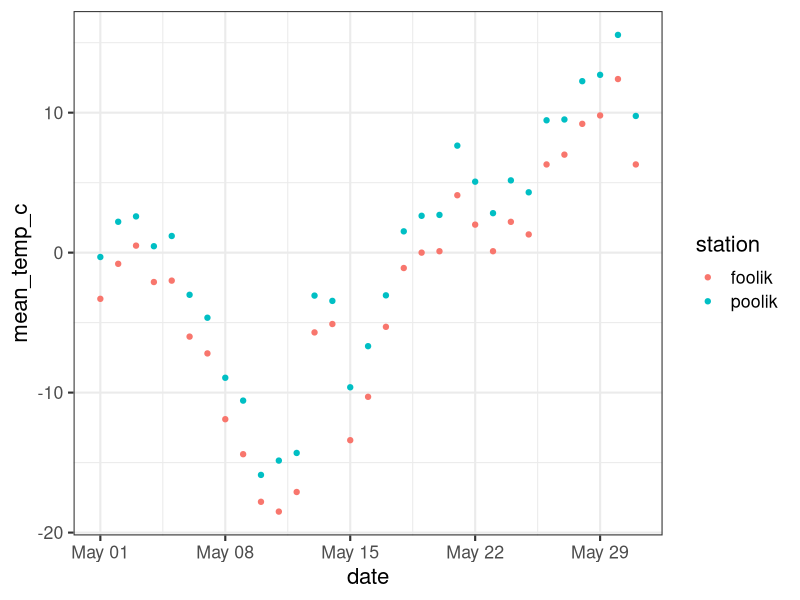
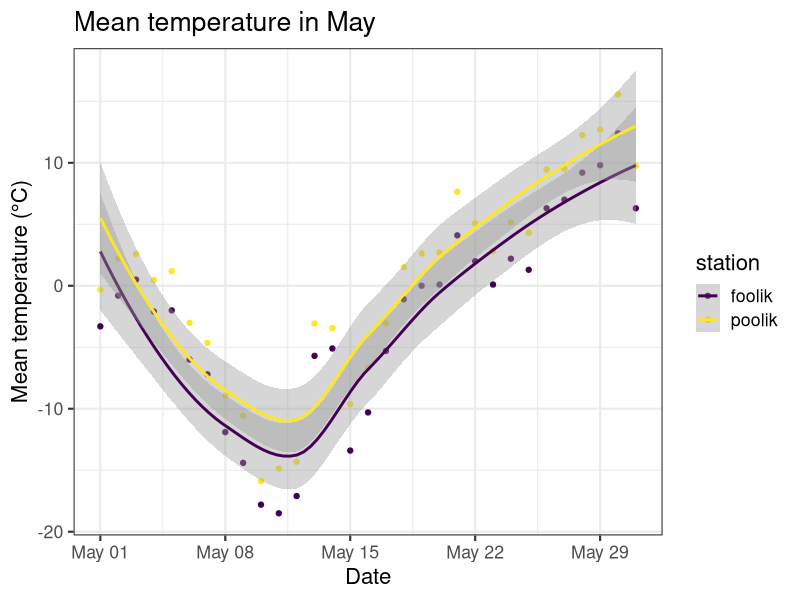

Write R code to recreate these figures, in order.
## ---- chunk 1
#| message: true
library(tidyverse)
## ---- chunk 2
tibble(
  x = 1:26,
  y = letters,
  z = factor(LETTERS)
)
## ---- chunk 3
data.frame(
  x = 1:26,
  y = letters,
  z = factor(LETTERS)
)
## ---- chunk 4
#| label: readr-example
#| eval: true
arc_weather <- read_csv(file = "data/arc_weather.csv")
arc_weather
## ---- chunk 5
data.frame(id = 1:6,
  name = c("floof", "max", "cat", "donut", "merlin", "panda"),
  color = c("gray", "black", "orange", "gray", "black", "calico")) |>
  knitr::kable()
## ---- chunk 6
data.frame(floof = "gray",
  max = "black",
  cat = "orange",
  donut = "gray",
  merlin = "black",
  panda = "calico") |>
  knitr::kable()
## ---- chunk 7
data.frame(gray = c("floof", "donut"),
  black = c("max", "merlin"),
  orange = c("cat", ""),
  calico = c("panda", "")) |>
  knitr::kable()
## ---- chunk 8
#| label: tidyr-example
arc_weather
## ---- chunk 9
pivot_longer(arc_weather,
  cols = c(foolik_mean_temp_c, poolik_mean_temp_c))
## ---- chunk 10
arc_weather <- pivot_longer(arc_weather,
  cols = c(foolik_mean_temp_c, poolik_mean_temp_c),
  names_to = "station",
  values_to = "mean_temp_c")
arc_weather
## ---- chunk 11
select(arc_weather,
  date, mean_temp_c)
## ---- chunk 12
filter(arc_weather,
  station == "foolik_mean_temp_c")
## ---- chunk 13
# Filter rows from May
filter(arc_weather,
  month(date) == 5)
## ---- chunk 14
# Filter rows where the station contains "foolik"
filter(arc_weather,
  str_detect(station, "foolik"))
## ---- chunk 15
# Add column with temperature in K
mutate(arc_weather, 
  mean_temp_k = mean_temp_c + 274.15)
## ---- chunk 16
# Remove _mean_temp_c from station
arc_weather <- mutate(arc_weather, 
                        station = str_remove(station, "_mean_temp_c"))
arc_weather
## ---- chunk 17
# Calculate the overall mean temperature
summarize(arc_weather, 
            overall_mean = mean(mean_temp_c, na.rm = TRUE))
## ---- chunk 18
# Calculate the mean temperature for each station
arc_weather_group <- group_by(arc_weather, station)
summarize(arc_weather_group,
  overall_mean = mean(mean_temp_c, na.rm = TRUE))
## ---- chunk 19
#| echo: false
theme_set(theme_bw(base_size = 16))
## ---- chunk 20
#| label: ggplot-example-simple-plot
#| output-location: column
#| fig-width: 6.3
#| fig-height: 6.3
#| echo: false
arc_weather_may <- filter(arc_weather,
  month(date) == 5)
ggplot(data = arc_weather_may,
  aes(
    x = date,
    y = mean_temp_c,
    color = station
)) +
  geom_point()
## ---- chunk 21
#| label: ggplot-example-complex-plot
#| output-location: column
#| fig-width: 6.3
#| fig-height: 6.3
#| echo: false
arc_weather |>
  filter(month(date) == 5) |>
  ggplot(aes(
    x = date,
    y = mean_temp_c,
    color = station)) +
  geom_point() +
  geom_smooth() +
  labs(
    title = "Mean temperature in May",
    x = "Date",
    y = "Mean temperature (°C)") +
  scale_color_viridis_d() +
  theme_bw(base_size = 16)
## ---- chunk 22
# Do it by hand
set.seed(123)
rnorm(n = 4, mean = 1, sd = 1)
rnorm(n = 4, mean = 2, sd = 1)
rnorm(n = 4, mean = 3, sd = 1)
rnorm(n = 4, mean = 4, sd = 1)
## ---- chunk 23
# Use purrr
set.seed(123)
means <- 1:4
samples <- map(means, rnorm, n = 4, sd = 1)
str(samples)
## ---- chunk 24
#| echo: false
tibble(
  Output = c("List", "List", "Vector of desired type", "Vector of desired type", "Data frame", "Data frame"),
  Input = c("1 Vector", "2 Vectors", "1 Vector", "2 Vectors", "1 Vector", "2 Vectors"),
  `Purr function` = c("map", "map2", "map_lgl", "map2_lgl", "map_df", "map2_df")
) |>
  knitr::kable()

## ---- chunk 25
#| echo: false
# Step 1: List all files in your data directory
paths <- list.files(here::here("slides/data"), pattern = "oolik")
paths
paths <- list.files(here::here("slides/data"), pattern = "oolik", full.names = TRUE)
## ---- chunk 26
#| label: purrr-example-read
#| output-location: column
# Step 2: Read all files into a list of tibbles
arc_weather_files <- map(paths, read_csv)
arc_weather_files
## ---- chunk 27
# Step 3: Apply a linear model to each station file,
# get the model summary of each model and extract the coefficients
arc_weather_files |>                             # Take the data
  map(\(x) lm(mean_temp_c ~ date, data = x)) |>  # Apply the same model to every tibbel in the list
  map(summary) |>                                # Get the model summary of both models
  map_dbl("r.squared")                           # Extract the r-squared from the model summaries
